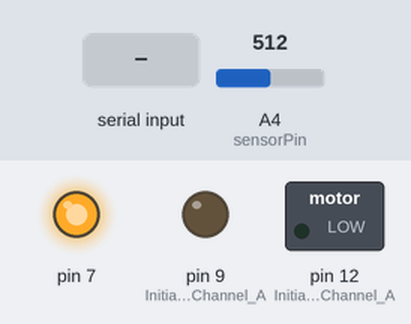
The sketch below on a simulated Arduino Uno, built with avr-gcc and run on an emulated ATmega328P. Shown: switched loads named in the sketch (green lamp = pin HIGH), output pins drawn as LEDs (lit = HIGH). Inputs (shaded band) come from the test bench; at power-on: A4 (sensorPin) = 512.

Above: at 1.2 s.
1.3 s: "1" received over Serial
At 1.6 s:
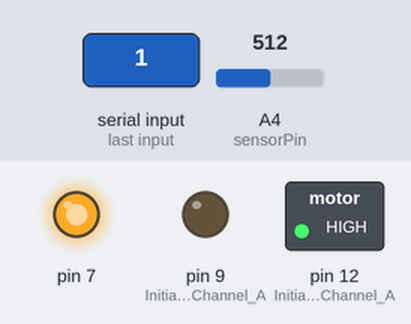
Timing chart, 0 to 4.3 s (numbered marks = the images above; inputs shaded):
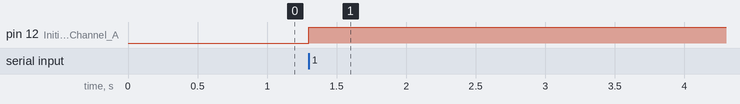

Measured:
- after the input at 1.3 s, pin 12 (Initiates_Motor_Channel_A): LOW → HIGH at once

The sketch:

rackpinionmotorwithsoftpotpowered.ino
```cpp
// (licence header left out)
int sensorValue = -1;
int goalValue = -1; //between 0 and 1023 (corresponds to 0 to 5 volts)
int sensorPin = A4;
int done = 0;
int tolerance = 5;

void setup() {

  pinMode(2, INPUT); //Digital Input for forward
  pinMode(4, INPUT); //Digital Input for backward
  pinMode(7, OUTPUT); //5V output
  digitalWrite(2, HIGH);//pullup resistor
  digitalWrite(4, HIGH);//pullup resistor
  digitalWrite(7, HIGH);//Output 5v
  //Setup Channel A


  pinMode(12, OUTPUT); //Initiates Motor Channel A pin
  pinMode(9, OUTPUT); //Initiates Brake Channel A pin

  Serial.begin(9600); //begins usb communication at 9600 bps
}

void loop(){
  while (Serial.available() == 0) ;

  goalValue = 1000;
  digitalWrite(9,HIGH);

  //may need to change for correct directions
  while (1) {
    sensorValue = analogRead(sensorPin);
    digitalWrite(12,HIGH);
    digitalWrite(9,LOW);
    /*if (goalValue == -1 || (sensorValue < 240 && goalValue <= sensorValue)  || (sensorValue > 990 && sensorValue < goalValue)) {

        digitalWrite(9,HIGH);
        if (goalValue != -1) done = 1;
        break;
    } else if(sensorValue < goalValue + tolerance && sensorValue > goalValue - tolerance) { // STOPPED

  	digitalWrite(9,HIGH);
        done = 1;
        break;
    } else if (sensorValue > goalValue && goalValue != -1) { //FORWARD

  	digitalWrite(12, HIGH);
  	digitalWrite(9, LOW);
  	//analogWrite(3, 123);   //Spins the motor on Channel A at half speed
  	analogWrite(3, 255);   //Spins the motor on Channel A at full speed
    } else if (sensorValue < goalValue && goalValue != -1) { //BACKWARD

  	digitalWrite(12, LOW);
  	digitalWrite(9, LOW);
  	//analogWrite(3, 123);   //Spins the motor on Channel A at half speed
  	analogWrite(3, 255);   //Spins the motor on Channel A at full speed
    } */
  }
}
```
